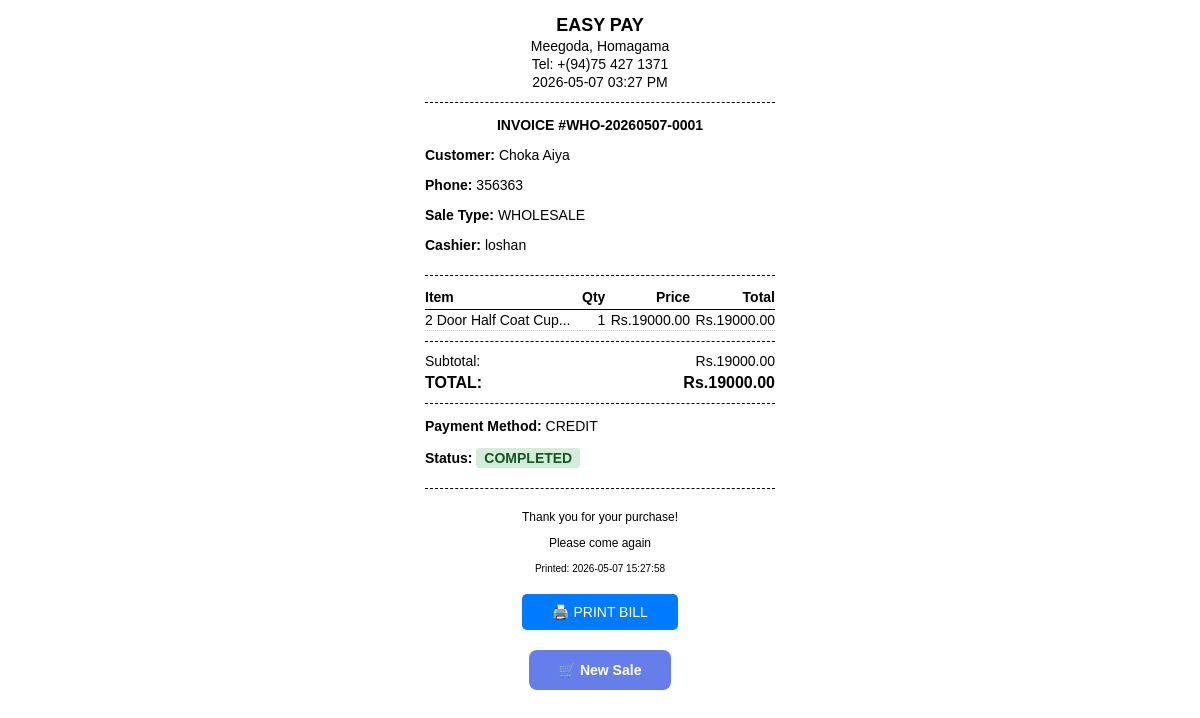
Page /api/orders/WHO-20260507-0001/bill (signed in) on the committed database.
### app/models/order.py (models this page shows, shortened)
class Order(db.Model):
    __tablename__ = 'orders'
    id = db.Column(db.Integer, primary_key=True)
    order_number = db.Column(db.String(20), unique=True, index=True)
    order_type = db.Column(db.String(20), default='retail')  # retail, wholesale
    sale_type = db.Column(db.String(20), default='retail')
    user_id = db.Column(db.Integer, db.ForeignKey('users.id'))
    customer_id = db.Column(db.Integer, db.ForeignKey('customers.id'), nullable=True)
    customer_name = db.Column(db.String(100))
    customer_phone = db.Column(db.String(20))
    customer_address = db.Column(db.Text)
    subtotal = db.Column(db.Float, default=0.0)
    tax_amount = db.Column(db.Float, default=0.0)
    discount_amount = db.Column(db.Float, default=0.0)
    total = db.Column(db.Float, default=0.0)
    payment_method = db.Column(db.String(20))  # cash, card, credit
    payment_status = db.Column(db.String(20), default='pending')
    cash_received = db.Column(db.Float)
    change_given = db.Column(db.Float)
    previous_balance = db.Column(db.Float, default=0.0)
    new_balance = db.Column(db.Float, default=0.0)
    credit_paid = db.Column(db.Float, default=0.0)
    balance_payment_method = db.Column(db.String(20))  # cash, card, check
    is_returned = db.Column(db.Boolean, default=False)
    return_date = db.Column(db.DateTime)
    created_at = db.Column(db.DateTime, default=datetime.now)
    items = db.relationship('OrderItem', backref='order', lazy=True, cascade='all, delete-orphan')
    returns = db.relationship('Return', backref='order', lazy=True)

class OrderItem(db.Model):
    __tablename__ = 'order_items'
    id = db.Column(db.Integer, primary_key=True)
    order_id = db.Column(db.Integer, db.ForeignKey('orders.id'))
    product_id = db.Column(db.Integer, db.ForeignKey('products.id'))
    product_name = db.Column(db.String(200))
    product_barcode = db.Column(db.String(50))
    product_price = db.Column(db.Float)
    quantity = db.Column(db.Integer, default=1)
    discount_percent = db.Column(db.Float, default=0)
    line_total = db.Column(db.Float)
    discount_amount = db.Column(db.Float, default=0)

### app/models/user.py (models this page shows, shortened)
class User(UserMixin, db.Model):
    __tablename__ = 'users'
    id = db.Column(db.Integer, primary_key=True)
    username = db.Column(db.String(50), unique=True, nullable=False)
    email = db.Column(db.String(120), unique=True, nullable=False)
    password_hash = db.Column(db.String(255), nullable=False)
    role = db.Column(db.String(20), default='staff')  # owner, manager, staff
    is_active = db.Column(db.Boolean, default=True)
    created_at = db.Column(db.DateTime, default=datetime.now)
    last_login = db.Column(db.DateTime)
    orders = db.relationship('Order', backref='cashier_rel', lazy=True, foreign_keys='Order.user_id')

### app/routes/api.py (the view)
@api_bp.route('/orders/<order_number>/bill')
@login_required
def get_bill(order_number):
    order = Order.query.filter_by(order_number=order_number).first()
    if not order:
        return jsonify({'error': 'Order not found'}), 404
    customer_name = order.customer_name or 'Walk-in Customer'
    return render_template('pos/bill.html', order=order, customer_name=customer_name)

### app/models/user.py (called while the page is built)
@login_manager.user_loader
def load_user(user_id):
    return User.query.get(int(user_id))

### app/templates/pos/bill.html (shortened to what this page needs)
<!DOCTYPE html>
<html>
<head>
</head>
<body>
    <div class="header">
        <h3><a href="{{ url_for('pos.terminal') }}" style="text-decoration: none; color: inherit;">EASY PAY</a></h3>
        <p>Meegoda, Homagama</p>
        <p>Tel: +(94)75 427 1371</p>
        <p>{{ order.created_at.strftime('%Y-%m-%d %I:%M %p') }}</p>
    </div>
    <p style="text-align: center; font-weight: bold; font-size: 14px;">
        INVOICE #{{ order.order_number }}
    </p>
    <div class="customer-info">
        <p><strong>Customer:</strong> {{ customer_name }}</p>
        {% if order.customer_phone %}
        <p><strong>Phone:</strong> {{ order.customer_phone }}</p>
        {% endif %}
        <p><strong>Sale Type:</strong> {{ order.order_type.upper() if order.order_type else 'RETAIL' }}</p>
        <p><strong>Cashier:</strong> {{ order.cashier_rel.username if order.cashier_rel else 'N/A' }}</p>
    </div>
    <table class="items">
        <thead>
            <tr>
                <th>Item</th>
                <th class="text-right">Qty</th>
                <th class="text-right">Price</th>
                <th class="text-right">Total</th>
            </tr>
        </thead>
        <tbody>
            {% for item in order.items %}
            <tr>
                <td>{{ item.product_name[:20] }}{% if item.product_name|length > 20 %}...{% endif %}</td>
                <td class="text-right">{{ item.quantity }}</td>
                <td class="text-right">Rs.{{ "%.2f"|format(item.product_price) }}</td>
                <td class="text-right">Rs.{{ "%.2f"|format(item.line_total) }}</td>
            </tr>
            {% endfor %}
        </tbody>
    </table>
    <div class="totals">
        <p>Subtotal: <span style="float: right;">Rs.{{ "%.2f"|format(order.subtotal) }}</span></p>
        <p class="grand-total">TOTAL: <span style="float: right;">Rs.{{ "%.2f"|format(order.total) }}</span></p>
    </div>
    <div class="payment-info">
        <p><strong>Payment Method:</strong> {{ order.payment_method.upper() }}</p>
        <p>
            <strong>Status:</strong>
            <span class="status-badge status-{{ 'completed' if order.payment_status == 'completed' else 'pending' }}">
                {{ order.payment_status.upper() }}
            </span>
        </p>
    </div>
    <div class="footer">
        <p>Thank you for your purchase!</p>
        <p>Please come again</p>
        <p style="font-size: 10px;">Printed: {{ order.created_at.strftime('%Y-%m-%d %H:%M:%S') }}</p>
    </div>
    <button class="btn-print no-print" onclick="window.print()">🖨️ PRINT BILL</button>
    <div style="text-align: center; margin-top: 15px;" class="no-print">
        <a href="{{ url_for('pos.terminal') }}" style="display: inline-block; padding: 12px 30px; background: #667eea; color: white; text-decoration: none; border-radius: 8px; font-family: Arial, sans-serif; font-size: 14px; font-weight: bold;">🛒 New Sale</a>
    </div>
</body>
</html>

### app/templates/pos/bill.html (style rules this page uses)
body { font-family: Arial, Helvetica, sans-serif; font-weight: 300; max-width: 350px; margin: 0 auto; padding: 15px; background: #fff; line-height: 1.15; font-size: 14px; }
.header { text-align: center; border-bottom: 1px dashed #000; padding-bottom: 10px; margin-bottom: 10px; }
.header h3 { margin: 0; font-size: 18px; font-weight: 700; }
.header p { margin: 2px 0; font-size: 14px; }
.customer-info { border-bottom: 1px dashed #000; padding-bottom: 8px; margin-bottom: 8px; font-size: 14px; }
.items { width: 100%; border-collapse: collapse; margin: 10px 0; font-size: 14px; }
.items th { border-bottom: 1px solid #000; text-align: left; padding: 3px 0; font-weight: 600; }
.items td { padding: 2px 0; border-bottom: 1px dotted #ccc; }
.items .text-right { text-align: right; }
.totals { border-top: 1px dashed #000; border-bottom: 1px dashed #000; padding: 8px 0; margin: 10px 0; font-size: 14px; }
.totals p { margin: 3px 0; }
.totals .grand-total { font-size: 16px; font-weight: 600; margin-top: 5px; }
.payment-info { font-size: 14px; margin: 10px 0; }
.footer { text-align: center; margin-top: 20px; font-size: 12px; border-top: 1px dashed #000; padding-top: 10px; }
.btn-print { display: block; margin: 20px auto; padding: 10px 30px; font-size: 14px; background: #007bff; color: white; border: none; border-radius: 5px; cursor: pointer; font-weight: 400; }
.status-badge { display: inline-block; padding: 2px 8px; border-radius: 3px; font-size: 14px; font-weight: 600; }
.status-completed { background: #d4edda; color: #155724; }

### rows in the picture
Order: created_at "2026-05-07 03:27 PM", order_number "WHO-20260507-0001", customer_name "Choka Aiya", customer_phone "356363", order_type "WHOLESALE", subtotal "19000.00", total "19000.00", payment_method "CREDIT", payment_status "COMPLETED", created_at "2026-05-07 15:27:58"
User: cashier_rel "loshan"
OrderItem: product_name "2 Door Half Coat Cup", quantity "1", product_price "19000.00", line_total "19000.00"
